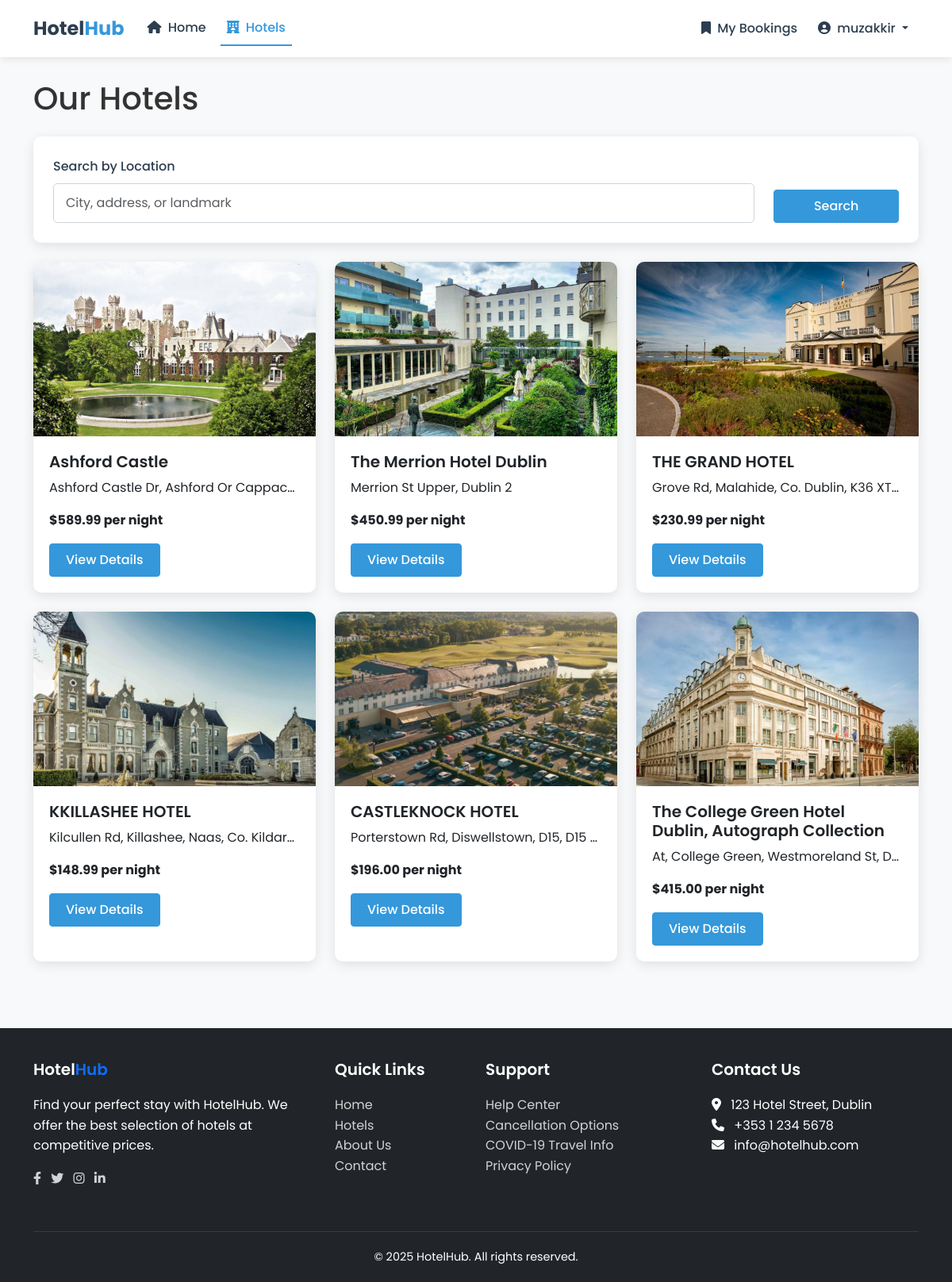
The app's page /hotels/ (signed in) with its own data.
### hotels/models.py (models this page shows, shortened)
class Hotel(models.Model):
    name = models.CharField(max_length=200)
    address = models.TextField()
    description = models.TextField()
    price_per_night = models.DecimalField(max_digits=10, decimal_places=2)
    latitude = models.DecimalField(max_digits=9, decimal_places=6)
    longitude = models.DecimalField(max_digits=9, decimal_places=6)
    image = models.ImageField(upload_to='hotel_images/', null=True, blank=True)
    created_at = models.DateTimeField(auto_now_add=True)
    updated_at = models.DateTimeField(auto_now=True)

### hotels/views.py (the view)
# urls.py: path('hotels/', hotel_list, name='hotel_list'),
def hotel_list(request):
    hotels = Hotel.objects.all()
    location = request.GET.get('location', '')
    if location:
        hotels = hotels.filter(address__icontains=location)
    return render(request, 'hotels/list.html', {
        'hotels': hotels,
        'location_search': location
    })

### hotel_project/context_processors.py (called while the page is built)
def google_maps_api_key(request):
    return {'google_maps_api_key': settings.GOOGLE_MAPS_API_KEY}

### templates/hotels/list.html (shortened to what this page needs)
{% extends 'base.html' %}
{% block content %}
<div class="container mt-4">
    <h1 class="mb-4">Our Hotels</h1>
    <div class="card mb-4">
        <div class="card-body">
            <form method="get" action="{% url 'hotel_list' %}">
                <div class="row">
                    <div class="col-md-10">
                        <label for="location" class="form-label">Search by Location</label>
                        <input type="text" class="form-control" id="location" name="location" value="{{ location_search }}" placeholder="City, address, or landmark">
                    </div>
                    <div class="col-md-2 align-self-end">
                        <button type="submit" class="btn btn-primary w-100">Search</button>
                    </div>
                </div>
            </form>
        </div>
    </div>
    <div class="row">
        {% for hotel in hotels %}
        <div class="col-md-4 mb-4">
            <div class="card hotel-card h-100">
                {% if hotel.image %}
                    <img src="{{ hotel.image.url }}" class="card-img-top" alt="{{ hotel.name }}">
                {% else %}
                    <div class="bg-light text-center p-5 card-img-top">No Image Available</div>
                {% endif %}
                <div class="card-body">
                    <h5 class="card-title">{{ hotel.name }}</h5>
                    <p class="card-text text-truncate">{{ hotel.address }}</p>
                    <p class="card-text fw-bold">${{ hotel.price_per_night }} per night</p>
                    <a href="{% url 'hotel_detail' hotel.id %}" class="btn btn-primary">View Details</a>
                </div>
            </div>
        </div>
        {% empty %}
        <div class="col-12">
            <div class="alert alert-info">
                No hotels found matching your criteria. Please try a different search.
            </div>
        </div>
        {% endfor %}
    </div>
</div>
{% endblock %}

### templates/base.html (shortened to what this page needs)
{% load static %}
<!DOCTYPE html>
<html lang="en">
<head>
    <link href="https://cdn.jsdelivr.net/npm/bootstrap@5.3.0/dist/css/bootstrap.min.css" rel="stylesheet">
    <link rel="stylesheet" href="https://cdnjs.cloudflare.com/ajax/libs/font-awesome/6.4.0/css/all.min.css">
</head>
<body>
    <nav class="navbar navbar-expand-lg navbar-light bg-white fixed-top">
        <div class="container">
            <a class="navbar-brand" href="{% url 'home' %}">Hotel<span>Hub</span></a>
            <div class="collapse navbar-collapse" id="navbarNav">
                <ul class="navbar-nav me-auto">
                    <li class="nav-item">
                        <a class="nav-link {% if request.path == '/' %}active{% endif %}" href="{% url 'home' %}">
                            <i class="fas fa-home me-1"></i> Home
                        </a>
                    </li>
                    <li class="nav-item">
                        <a class="nav-link {% if '/hotels/' in request.path and not '/hotels/' == request.path %}{% elif '/hotels/' == request.path %}active{% endif %}" href="{% url 'hotel_list' %}">
                            <i class="fas fa-hotel me-1"></i> Hotels
                        </a>
                    </li>
                </ul>
                <ul class="navbar-nav">
                    {% if user.is_authenticated %}
                        <li class="nav-item">
                            <a class="nav-link {% if '/bookings/' in request.path %}active{% endif %}" href="{% url 'booking_list' %}">
                                <i class="fas fa-bookmark me-1"></i> My Bookings
                            </a>
                        </li>
                        <li class="nav-item dropdown">
                            <a class="nav-link dropdown-toggle" href="#" role="button" data-bs-toggle="dropdown">
                                <i class="fas fa-user-circle me-1"></i> {{ user.username }}
                            </a>
                        </li>
                    {% else %}
                        <li class="nav-item">
                            <a class="nav-link btn btn-outline-primary ms-2 px-3" href="{% url 'login' %}">
                                <i class="fas fa-sign-in-alt me-1"></i> Login
                            </a>
                        </li>
                    {% endif %}
                </ul>
            </div>
        </div>
    </nav>
    <main>
        {% block content %}{% endblock %}
    </main>
    <footer class="bg-dark text-white">
        <div class="container">
            <div class="row">
                <div class="col-md-4 mb-4">
                    <h5>Hotel<span class="text-primary">Hub</span></h5>
                    <p>Find your perfect stay with HotelHub. We offer the best selection of hotels at competitive prices.</p>
                    <div class="social-icons">
                        <a href="#" class="me-2"><i class="fab fa-facebook-f"></i></a>
                        <a href="#" class="me-2"><i class="fab fa-twitter"></i></a>
                        <a href="#" class="me-2"><i class="fab fa-instagram"></i></a>
                        <a href="#"><i class="fab fa-linkedin-in"></i></a>
                    </div>
                </div>
                <div class="col-md-2 mb-4">
                    <h5>Quick Links</h5>
                    <ul class="list-unstyled">
                        <li><a href="{% url 'home' %}">Home</a></li>
                        <li><a href="{% url 'hotel_list' %}">Hotels</a></li>
                        <li><a href="#">About Us</a></li>
                        <li><a href="#">Contact</a></li>
                    </ul>
                </div>
                <div class="col-md-3 mb-4">
                    <h5>Support</h5>
                    <ul class="list-unstyled">
                        <li><a href="#">Help Center</a></li>
                        <li><a href="#">Cancellation Options</a></li>
                        <li><a href="#">COVID-19 Travel Info</a></li>
                        <li><a href="#">Privacy Policy</a></li>
                    </ul>
                </div>
                <div class="col-md-3 mb-4">
                    <h5>Contact Us</h5>
                    <ul class="list-unstyled">
                        <li><i class="fas fa-map-marker-alt me-2"></i> 123 Hotel Street, Dublin</li>
                        <li><i class="fas fa-phone me-2"></i> +353 1 234 5678</li>
                        <li><i class="fas fa-envelope me-2"></i> info@hotelhub.com</li>
                    </ul>
                </div>
            </div>
            <div class="footer-bottom text-center">
                <p class="mb-0">&copy; 2025 HotelHub. All rights reserved.</p>
            </div>
        </div>
    </footer>
</body>
</html>

### templates/base.html (style rules this page uses)
:root { --primary-color: #2c3e50; --secondary-color: #3498db; --accent-color: #e74c3c; --light-color: #ecf0f1; --dark-color: #2c3e50; --success-color: #2ecc71; --warning-color: #f39c12; --danger-color: #e74c3c; }
body { font-family: 'Poppins', sans-serif; padding-top: 76px; background-color: #f8f9fa; color: #333; line-height: 1.6; }
.navbar { box-shadow: 0 2px 10px rgba(0,0,0,0.1); background-color: white !important; padding: 12px 0; }
.navbar-brand { font-weight: 700; font-size: 1.5rem; color: var(--primary-color) !important; }
.navbar-brand span { color: var(--secondary-color); }
.nav-link { font-weight: 500; margin: 0 5px; color: var(--dark-color) !important; transition: all 0.3s ease; }
.nav-link.active { color: var(--secondary-color) !important; border-bottom: 2px solid var(--secondary-color); }
.btn-primary { background-color: var(--secondary-color); border-color: var(--secondary-color); padding: 8px 20px; border-radius: 4px; font-weight: 500; transition: all 0.3s ease; }
.card { border: none; border-radius: 10px; overflow: hidden; box-shadow: 0 4px 15px rgba(0,0,0,0.1); transition: all 0.3s ease; }
.card-body { padding: 25px; }
.hotel-card { height: 100%; }
.hotel-card img { height: 220px; object-fit: cover; width: 100%; }
.hotel-card .card-body { padding: 20px; }
.hotel-card .card-title { font-weight: 600; font-size: 1.25rem; margin-bottom: 8px; }
footer { background-color: var(--primary-color); color: white; padding: 40px 0 20px; margin-top: 60px; }
footer h5 { font-weight: 600; margin-bottom: 20px; color: white; }
footer a { color: rgba(255,255,255,0.8); text-decoration: none; transition: all 0.3s ease; }
.footer-bottom { padding-top: 20px; border-top: 1px solid rgba(255,255,255,0.1); margin-top: 30px; font-size: 0.9rem; }
.form-control { border-radius: 5px; padding: 12px 15px; border: 1px solid #ced4da; }
.form-label { font-weight: 500; margin-bottom: 8px; color: #2c3e50; }

### records on screen
Hotel: image (picture), name "Ashford Castle", address "Ashford Castle Dr, Ashford Or Cappac…", price_per_night "589.99"
Hotel: image (picture), name "The Merrion Hotel Dublin", address "Merrion St Upper, Dublin 2", price_per_night "450.99"
Hotel: image (picture), name "THE GRAND HOTEL", address "Grove Rd, Malahide, Co. Dublin, K36 XT…", price_per_night "230.99"
Hotel: image (picture), name "KKILLASHEE HOTEL", address "Kilcullen Rd, Killashee, Naas, Co. Kildar…", price_per_night "148.99"
Hotel: image (picture), name "CASTLEKNOCK HOTEL", address "Porterstown Rd, Diswellstown, D15, D15…", price_per_night "196.00"
Hotel: image (picture), name "The College Green Hotel Dublin, Autograph Collection", address "At, College Green, Westmoreland St, D…", price_per_night "415.00"

### other values on screen
{{ user.username }} "muzakkir"
